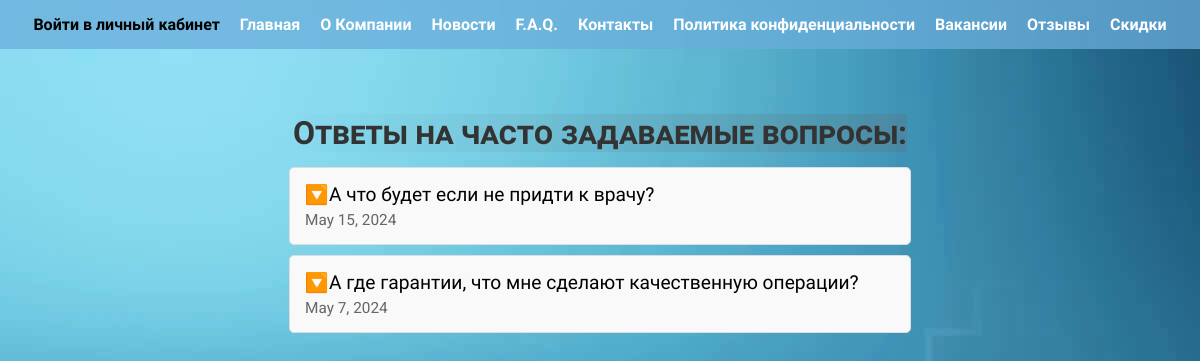
The app's page /myapp/faq/, older data.
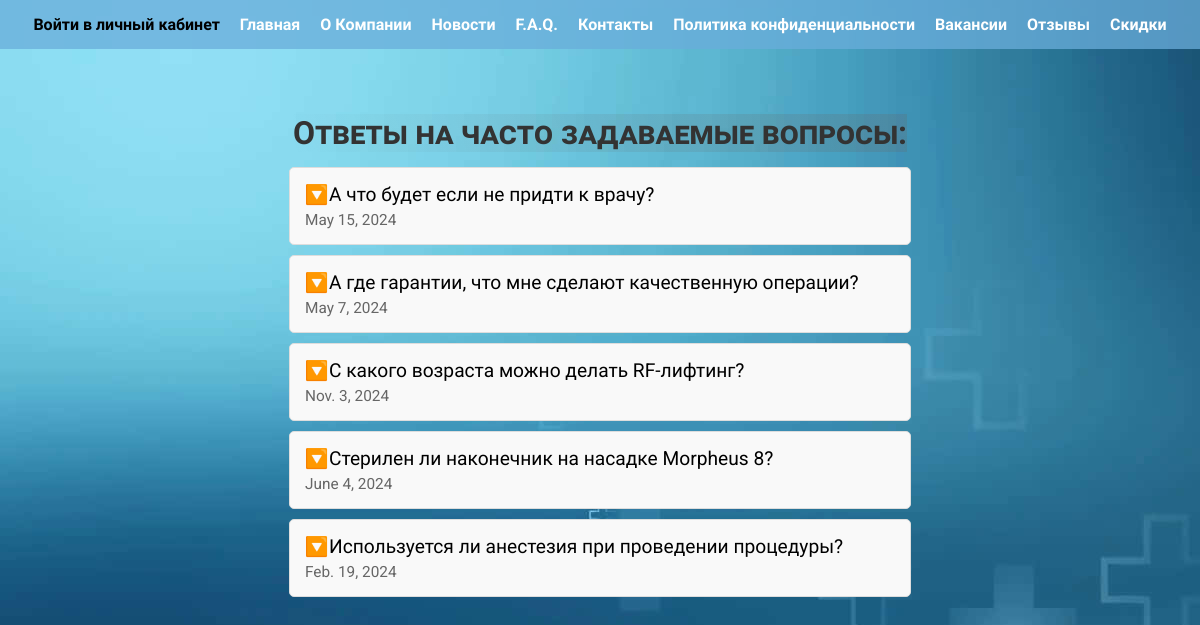
The same page, newer data.
### myapp/models.py (models this page shows)
class Question(models.Model):
    question_text = models.CharField(max_length=100)
    answer_text = models.CharField(max_length=100)
    answer_date = models.DateField()

### myapp/views.py (the view)
# urls.py: path('faq/', views.faqpage),
def faqpage(request):
    questions = Question.objects.all()
    data = {'questions':questions}
    return render(request, 'faq.html',data)

### myapp/templates/faq.html (shortened to what this page needs)
{% extends 'base.html' %}
{% block content %}
<div class="faq">
    <h1>Ответы на часто задаваемые вопросы: </h1>
    {% for question in questions %}
    <details>
        <summary>{{question.question_text}}
            <small>
                {{question.answer_date}}
            </small>
        </summary>
    </details>
    {% endfor %}
</div>
{% endblock %}

Row changes from the older to the newer data that the page shows:
added Question: question_text "С какого возраста можно делать RF-лифтинг?", answer_date "Nov. 3, 2024"
added Question: question_text "Стерилен ли наконечник на насадке Morpheus 8?", answer_date "June 4, 2024"
added Question: question_text "Используется ли анестезия при проведении процедуры?", answer_date "Feb. 19, 2024"
